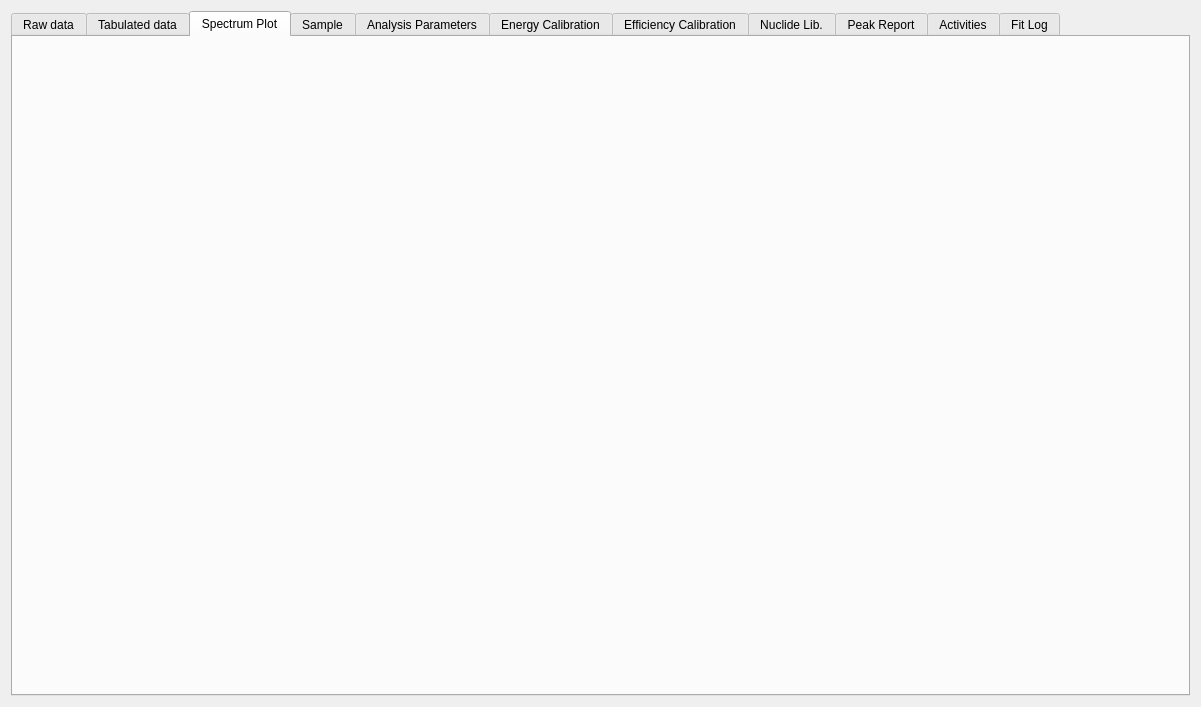
<?xml version="1.0" encoding="UTF-8"?>
<ui version="4.0">
 <class>SpectrumForm</class>
 <widget class="QDialog" name="SpectrumForm">
  <property name="geometry">
   <rect>
    <x>0</x>
    <y>0</y>
    <width>1201</width>
    <height>707</height>
   </rect>
  </property>
  <property name="windowTitle">
   <string>Dialog</string>
  </property>
  <layout class="QVBoxLayout" name="verticalLayout_7">
   <item>
    <widget class="QTabWidget" name="tabWidget">
     <property name="enabled">
      <bool>true</bool>
     </property>
     <property name="currentIndex">
      <number>2</number>
     </property>
     <widget class="QWidget" name="tab_9">
      <attribute name="title">
       <string>Raw data</string>
      </attribute>
      <layout class="QVBoxLayout" name="verticalLayout_9">
       <item>
        <widget class="QTextEdit" name="rawDataTed"/>
       </item>
       <item>
        <layout class="QHBoxLayout" name="horizontalLayout_9">
         <item>
          <spacer name="horizontalSpacer">
           <property name="orientation">
            <enum>Qt::Horizontal</enum>
           </property>
           <property name="sizeHint" stdset="0">
            <size>
             <width>40</width>
             <height>20</height>
            </size>
           </property>
          </spacer>
         </item>
         <item>
          <widget class="QPushButton" name="pbtRoot">
           <property name="text">
            <string>Call ROOT</string>
           </property>
          </widget>
         </item>
        </layout>
       </item>
      </layout>
     </widget>
     <widget class="QWidget" name="tab">
      <attribute name="title">
       <string>Tabulated data</string>
      </attribute>
      <layout class="QHBoxLayout" name="horizontalLayout_2">
       <item>
        <widget class="QTableView" name="tabulatedDataTbv"/>
       </item>
      </layout>
     </widget>
     <widget class="QWidget" name="tab_2">
      <attribute name="title">
       <string>Spectrum Plot</string>
      </attribute>
      <layout class="QHBoxLayout" name="horizontalLayout"/>
     </widget>
     <widget class="QWidget" name="tab_3">
      <attribute name="title">
       <string>Sample</string>
      </attribute>
      <layout class="QGridLayout" name="gridLayout">
       <item row="0" column="0">
        <widget class="QGroupBox" name="groupBox_6">
         <property name="title">
          <string>Sample description</string>
         </property>
         <layout class="QVBoxLayout" name="verticalLayout_5">
          <item>
           <widget class="QTextEdit" name="sampDescrTed"/>
          </item>
         </layout>
        </widget>
       </item>
       <item row="0" column="1">
        <widget class="QGroupBox" name="groupBox_7">
         <property name="title">
          <string>Acquisition</string>
         </property>
         <layout class="QFormLayout" name="formLayout_4">
          <property name="fieldGrowthPolicy">
           <enum>QFormLayout::AllNonFixedFieldsGrow</enum>
          </property>
          <item row="0" column="0">
           <widget class="QLabel" name="label_15">
            <property name="text">
             <string>Start of acquisition</string>
            </property>
            <property name="buddy">
             <cstring>startDte</cstring>
            </property>
           </widget>
          </item>
          <item row="0" column="1">
           <widget class="QDateTimeEdit" name="startDte"/>
          </item>
          <item row="1" column="0">
           <widget class="QLabel" name="label_23">
            <property name="text">
             <string>Delay in days</string>
            </property>
           </widget>
          </item>
          <item row="2" column="0">
           <widget class="QLabel" name="label_13">
            <property name="text">
             <string>Live time:</string>
            </property>
            <property name="buddy">
             <cstring>leLT_2</cstring>
            </property>
           </widget>
          </item>
          <item row="2" column="1">
           <widget class="QLineEdit" name="leLT_2"/>
          </item>
          <item row="3" column="0">
           <widget class="QLabel" name="label_12">
            <property name="text">
             <string>Real time:</string>
            </property>
            <property name="buddy">
             <cstring>leRT_2</cstring>
            </property>
           </widget>
          </item>
          <item row="3" column="1">
           <widget class="QLineEdit" name="leRT_2"/>
          </item>
          <item row="4" column="0">
           <widget class="QLabel" name="label_17">
            <property name="text">
             <string>Number of channels:</string>
            </property>
            <property name="buddy">
             <cstring>leNoCh_2</cstring>
            </property>
           </widget>
          </item>
          <item row="1" column="1">
           <widget class="QLineEdit" name="leDelayInDays">
            <property name="text">
             <string>13</string>
            </property>
           </widget>
          </item>
          <item row="4" column="1">
           <widget class="QLineEdit" name="leNoCh_2">
            <property name="readOnly">
             <bool>true</bool>
            </property>
           </widget>
          </item>
         </layout>
        </widget>
       </item>
       <item row="1" column="0">
        <widget class="QGroupBox" name="groupBox_8">
         <property name="title">
          <string>Quantity</string>
         </property>
         <layout class="QGridLayout" name="_4">
          <property name="leftMargin">
           <number>8</number>
          </property>
          <property name="topMargin">
           <number>8</number>
          </property>
          <property name="rightMargin">
           <number>8</number>
          </property>
          <property name="bottomMargin">
           <number>8</number>
          </property>
          <property name="spacing">
           <number>6</number>
          </property>
          <item row="1" column="3">
           <widget class="QLabel" name="label_18">
            <property name="text">
             <string>%</string>
            </property>
           </widget>
          </item>
          <item row="1" column="2">
           <widget class="QLineEdit" name="leUncertainty_2"/>
          </item>
          <item row="1" column="0" colspan="2">
           <widget class="QLabel" name="label_19">
            <property name="text">
             <string>Uncertainty:</string>
            </property>
           </widget>
          </item>
          <item row="0" column="4">
           <widget class="QComboBox" name="cbUnit_2">
            <item>
             <property name="text">
              <string>L</string>
             </property>
            </item>
            <item>
             <property name="text">
              <string>mL</string>
             </property>
            </item>
            <item>
             <property name="text">
              <string>g</string>
             </property>
            </item>
            <item>
             <property name="text">
              <string>kg</string>
             </property>
            </item>
            <item>
             <property name="text">
              <string>sample</string>
             </property>
            </item>
           </widget>
          </item>
          <item row="0" column="1" colspan="3">
           <widget class="QLineEdit" name="leValue_2"/>
          </item>
          <item row="0" column="0">
           <widget class="QLabel" name="label_20">
            <property name="text">
             <string>Value:</string>
            </property>
           </widget>
          </item>
         </layout>
        </widget>
       </item>
      </layout>
     </widget>
     <widget class="QWidget" name="tab_4">
      <attribute name="title">
       <string>Analysis Parameters</string>
      </attribute>
      <layout class="QGridLayout" name="gridLayout_3">
       <item row="0" column="1">
        <widget class="QGroupBox" name="groupBox_5">
         <property name="title">
          <string>Nuclide libraries</string>
         </property>
         <layout class="QFormLayout" name="formLayout_3">
          <property name="fieldGrowthPolicy">
           <enum>QFormLayout::AllNonFixedFieldsGrow</enum>
          </property>
          <item row="0" column="0">
           <widget class="QLabel" name="label_22">
            <property name="text">
             <string>Analysis library:</string>
            </property>
            <property name="buddy">
             <cstring>leNoFwhmOfPeak</cstring>
            </property>
           </widget>
          </item>
          <item row="0" column="1">
           <widget class="QComboBox" name="cbxSelectedAnalysisLib"/>
          </item>
          <item row="1" column="0">
           <widget class="QLabel" name="label_21">
            <property name="text">
             <string>Calibration library:</string>
            </property>
            <property name="buddy">
             <cstring>leNoFwhmOfSideBaseline</cstring>
            </property>
           </widget>
          </item>
          <item row="1" column="1">
           <widget class="QComboBox" name="cbxSelectedCalibLib"/>
          </item>
         </layout>
        </widget>
       </item>
       <item row="1" column="0">
        <widget class="QGroupBox" name="groupBox_4">
         <property name="title">
          <string>Peak Fit</string>
         </property>
         <layout class="QFormLayout" name="formLayout_2">
          <property name="fieldGrowthPolicy">
           <enum>QFormLayout::AllNonFixedFieldsGrow</enum>
          </property>
          <item row="0" column="0">
           <widget class="QLabel" name="label_8">
            <property name="text">
             <string># Fwhms for each peak:</string>
            </property>
            <property name="buddy">
             <cstring>leNoFwhmOfPeak</cstring>
            </property>
           </widget>
          </item>
          <item row="0" column="1">
           <widget class="QLineEdit" name="leNoFwhmOfPeak">
            <property name="inputMask">
             <string/>
            </property>
            <property name="text">
             <string>4,0</string>
            </property>
           </widget>
          </item>
          <item row="1" column="0">
           <widget class="QLabel" name="label_7">
            <property name="text">
             <string># Fwhms for each side baseline</string>
            </property>
            <property name="buddy">
             <cstring>leNoFwhmOfSideBaseline</cstring>
            </property>
           </widget>
          </item>
          <item row="1" column="1">
           <widget class="QLineEdit" name="leNoFwhmOfSideBaseline">
            <property name="text">
             <string>5,0</string>
            </property>
           </widget>
          </item>
          <item row="2" column="0">
           <widget class="QLabel" name="label">
            <property name="text">
             <string>Function type of baselines:</string>
            </property>
            <property name="buddy">
             <cstring>cbxTypeBaseline</cstring>
            </property>
           </widget>
          </item>
          <item row="2" column="1">
           <widget class="QComboBox" name="cbxTypeBaseline">
            <item>
             <property name="text">
              <string>Exponential</string>
             </property>
            </item>
            <item>
             <property name="text">
              <string>Polynomial</string>
             </property>
            </item>
            <item>
             <property name="text">
              <string>Exponential + constant</string>
             </property>
            </item>
           </widget>
          </item>
          <item row="3" column="0">
           <widget class="QLabel" name="label_9">
            <property name="text">
             <string>Grade of polynomial for side baselines:</string>
            </property>
            <property name="buddy">
             <cstring>leBaselinePolyGrade</cstring>
            </property>
           </widget>
          </item>
          <item row="3" column="1">
           <widget class="QLineEdit" name="leBaselinePolyGrade">
            <property name="text">
             <string>2</string>
            </property>
           </widget>
          </item>
          <item row="4" column="0">
           <widget class="QLabel" name="label_5">
            <property name="text">
             <string>Interpolation method for baseline under peaks:</string>
            </property>
            <property name="buddy">
             <cstring>cbxTypeBaseline</cstring>
            </property>
           </widget>
          </item>
          <item row="4" column="1">
           <widget class="QComboBox" name="cbxInterpolationMethod">
            <item>
             <property name="text">
              <string>Peak-height weight</string>
             </property>
            </item>
            <item>
             <property name="text">
              <string>Cubic spline</string>
             </property>
            </item>
           </widget>
          </item>
          <item row="5" column="0">
           <widget class="QLabel" name="label_14">
            <property name="text">
             <string>Fit strategy</string>
            </property>
            <property name="buddy">
             <cstring>cbxTypeBaseline</cstring>
            </property>
           </widget>
          </item>
          <item row="5" column="1">
           <widget class="QComboBox" name="cbxFitStrategy">
            <item>
             <property name="text">
              <string>Peak fit after baseline subtraction</string>
             </property>
            </item>
            <item>
             <property name="text">
              <string>baseline and peak parameters determination in one step</string>
             </property>
            </item>
           </widget>
          </item>
         </layout>
        </widget>
       </item>
       <item row="1" column="1">
        <widget class="QGroupBox" name="groupBox">
         <property name="title">
          <string>Peak identification</string>
         </property>
         <layout class="QFormLayout" name="formLayout_5">
          <item row="0" column="0">
           <widget class="QLabel" name="label_11">
            <property name="text">
             <string>Tolerance:</string>
            </property>
           </widget>
          </item>
          <item row="1" column="0">
           <widget class="QLineEdit" name="leToler">
            <property name="text">
             <string>0,3</string>
            </property>
           </widget>
          </item>
          <item row="1" column="1">
           <widget class="QLabel" name="label_16">
            <property name="text">
             <string>keV</string>
            </property>
           </widget>
          </item>
         </layout>
        </widget>
       </item>
      </layout>
     </widget>
     <widget class="QWidget" name="tab_5">
      <attribute name="title">
       <string>Energy Calibration</string>
      </attribute>
      <layout class="QHBoxLayout" name="horizontalLayout_4">
       <item>
        <layout class="QVBoxLayout" name="verticalLayout_3">
         <item>
          <widget class="QLabel" name="label_2">
           <property name="text">
            <string>Energy X channel parameters</string>
           </property>
          </widget>
         </item>
         <item>
          <widget class="QComboBox" name="cbxEnChFitType">
           <item>
            <property name="text">
             <string>Polyn. gr. 2</string>
            </property>
           </item>
           <item>
            <property name="text">
             <string>Linear</string>
            </property>
           </item>
          </widget>
         </item>
         <item>
          <widget class="QTableView" name="enxchanTbv">
           <property name="sizePolicy">
            <sizepolicy hsizetype="Expanding" vsizetype="Expanding">
             <horstretch>0</horstretch>
             <verstretch>0</verstretch>
            </sizepolicy>
           </property>
          </widget>
         </item>
         <item>
          <widget class="QPushButton" name="doEnChFitPbt">
           <property name="text">
            <string>Do energy x channel fit</string>
           </property>
          </widget>
         </item>
         <item>
          <widget class="QPushButton" name="pbtClearEnergyCalibration">
           <property name="text">
            <string>Clear energy calibration</string>
           </property>
          </widget>
         </item>
         <item>
          <widget class="QPushButton" name="pbtAcceptNewEnergies">
           <property name="text">
            <string>Accept new energy values</string>
           </property>
          </widget>
         </item>
        </layout>
       </item>
       <item>
        <layout class="QVBoxLayout" name="verticalLayout_4">
         <item>
          <widget class="QLabel" name="label_3">
           <property name="text">
            <string>FWHM X channel parameters</string>
           </property>
          </widget>
         </item>
         <item>
          <widget class="QComboBox" name="cbxFwhmChFitType">
           <item>
            <property name="text">
             <string>a0 + a1 * sqrt(En)</string>
            </property>
           </item>
           <item>
            <property name="text">
             <string>a0 + a1*En + a2*En^2</string>
            </property>
           </item>
          </widget>
         </item>
         <item>
          <widget class="QTableView" name="fwhmxenTbv"/>
         </item>
         <item>
          <widget class="QPushButton" name="doFwhmChFitPbt">
           <property name="text">
            <string>Do FWHM x channel fit</string>
           </property>
          </widget>
         </item>
        </layout>
       </item>
       <item>
        <widget class="QGroupBox" name="groupBox_3">
         <property name="title">
          <string>Peak Search</string>
         </property>
         <layout class="QVBoxLayout" name="verticalLayout_8">
          <item>
           <layout class="QFormLayout" name="formLayout">
            <item row="0" column="0">
             <widget class="QLabel" name="tlBinFiltGr">
              <property name="text">
               <string>Binomial filter grade</string>
              </property>
             </widget>
            </item>
            <item row="0" column="1">
             <widget class="QLineEdit" name="leBinFiltGr">
              <property name="text">
               <string>2</string>
              </property>
             </widget>
            </item>
            <item row="1" column="0">
             <widget class="QLabel" name="tlPkcut">
              <property name="text">
               <string>Search sensitivity</string>
              </property>
             </widget>
            </item>
            <item row="1" column="1">
             <widget class="QLineEdit" name="lePkcut">
              <property name="text">
               <string>0,3</string>
              </property>
             </widget>
            </item>
            <item row="2" column="0">
             <widget class="QLabel" name="tlSideChannelsSearch">
              <property name="text">
               <string># of channels on each side:</string>
              </property>
              <property name="buddy">
               <cstring>leSideChannelsSearch</cstring>
              </property>
             </widget>
            </item>
            <item row="2" column="1">
             <widget class="QLineEdit" name="leSideChannelsSearch">
              <property name="inputMask">
               <string/>
              </property>
              <property name="text">
               <string>6</string>
              </property>
             </widget>
            </item>
           </layout>
          </item>
          <item>
           <layout class="QVBoxLayout" name="verticalLayout_2">
            <item>
             <widget class="QLabel" name="label_10">
              <property name="text">
               <string>Data points:</string>
              </property>
             </widget>
            </item>
            <item>
             <widget class="QTableView" name="energypointsTbv">
              <property name="sizePolicy">
               <sizepolicy hsizetype="Expanding" vsizetype="Expanding">
                <horstretch>0</horstretch>
                <verstretch>0</verstretch>
               </sizepolicy>
              </property>
             </widget>
            </item>
            <item>
             <widget class="QPushButton" name="pbtNewSearch">
              <property name="text">
               <string>New search</string>
              </property>
             </widget>
            </item>
           </layout>
          </item>
         </layout>
        </widget>
       </item>
      </layout>
     </widget>
     <widget class="QWidget" name="tab_6">
      <property name="enabled">
       <bool>true</bool>
      </property>
      <attribute name="title">
       <string>Efficiency Calibration</string>
      </attribute>
      <layout class="QHBoxLayout" name="horizontalLayout_5">
       <item>
        <layout class="QVBoxLayout" name="verticalLayout_6">
         <item>
          <layout class="QHBoxLayout" name="horizontalLayout_3">
           <item>
            <widget class="QLabel" name="label_6">
             <property name="text">
              <string>Efficiency points - number:</string>
             </property>
             <property name="buddy">
              <cstring>neffptsLne</cstring>
             </property>
            </widget>
           </item>
           <item>
            <widget class="QLineEdit" name="neffptsLne">
             <property name="text">
              <string/>
             </property>
            </widget>
           </item>
           <item>
            <widget class="QPushButton" name="doefficfitPbt">
             <property name="text">
              <string>Do fit</string>
             </property>
            </widget>
           </item>
          </layout>
         </item>
         <item>
          <widget class="QTableView" name="efficPtsTbv"/>
         </item>
         <item>
          <layout class="QHBoxLayout" name="horizontalLayout_8">
           <item>
            <widget class="QLabel" name="label_4">
             <property name="text">
              <string>Efficiency X energy parameters - Polynomial grade:</string>
             </property>
             <property name="buddy">
              <cstring>polygradeLne</cstring>
             </property>
            </widget>
           </item>
           <item>
            <widget class="QLineEdit" name="polygradeLne">
             <property name="text">
              <string>5</string>
             </property>
            </widget>
           </item>
          </layout>
         </item>
         <item>
          <widget class="QTableView" name="effxenTbv"/>
         </item>
        </layout>
       </item>
      </layout>
     </widget>
     <widget class="QWidget" name="tab_10">
      <attribute name="title">
       <string>Nuclide Lib.</string>
      </attribute>
      <layout class="QVBoxLayout" name="verticalLayout_10">
       <item>
        <widget class="QTableView" name="gammasPerNuclideTbv"/>
       </item>
      </layout>
     </widget>
     <widget class="QWidget" name="tab_7">
      <attribute name="title">
       <string>Peak Report</string>
      </attribute>
      <layout class="QHBoxLayout" name="horizontalLayout_7">
       <item>
        <widget class="QTableView" name="fittedPeaksTbv"/>
       </item>
      </layout>
     </widget>
     <widget class="QWidget" name="tab_11">
      <attribute name="title">
       <string>Activities</string>
      </attribute>
      <layout class="QVBoxLayout" name="verticalLayout">
       <item>
        <widget class="QTableView" name="activitiesTbv"/>
       </item>
       <item>
        <widget class="QTableView" name="partialActivitiesTbv"/>
       </item>
      </layout>
     </widget>
     <widget class="QWidget" name="tab_8">
      <attribute name="title">
       <string>Fit Log</string>
      </attribute>
      <layout class="QHBoxLayout" name="horizontalLayout_6">
       <item>
        <widget class="QPlainTextEdit" name="pteWidthFitLog"/>
       </item>
       <item>
        <widget class="QPlainTextEdit" name="pteBaseLinesFitLog"/>
       </item>
      </layout>
     </widget>
    </widget>
   </item>
  </layout>
 </widget>
 <resources/>
 <connections/>
</ui>
